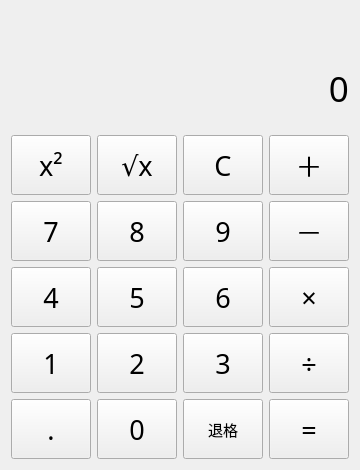
<?xml version="1.0" encoding="UTF-8"?>
<ui version="4.0">
 <class>FormMain</class>
 <widget class="QWidget" name="FormMain">
  <property name="geometry">
   <rect>
    <x>0</x>
    <y>0</y>
    <width>353</width>
    <height>460</height>
   </rect>
  </property>
  <property name="windowTitle">
   <string>计算器</string>
  </property>
  <layout class="QVBoxLayout" name="verticalLayout_2">
   <item>
    <layout class="QVBoxLayout" name="verticalLayout">
     <property name="sizeConstraint">
      <enum>QLayout::SetMaximumSize</enum>
     </property>
     <item>
      <widget class="QLabel" name="labexp">
       <property name="minimumSize">
        <size>
         <width>331</width>
         <height>31</height>
        </size>
       </property>
       <property name="maximumSize">
        <size>
         <width>16777215</width>
         <height>50</height>
        </size>
       </property>
       <property name="font">
        <font>
         <family>Microsoft YaHei</family>
         <pointsize>14</pointsize>
        </font>
       </property>
       <property name="text">
        <string/>
       </property>
       <property name="alignment">
        <set>Qt::AlignRight|Qt::AlignTrailing|Qt::AlignVCenter</set>
       </property>
      </widget>
     </item>
     <item>
      <widget class="QLabel" name="labout">
       <property name="minimumSize">
        <size>
         <width>331</width>
         <height>81</height>
        </size>
       </property>
       <property name="maximumSize">
        <size>
         <width>16777215</width>
         <height>150</height>
        </size>
       </property>
       <property name="font">
        <font>
         <family>Microsoft YaHei</family>
         <pointsize>26</pointsize>
        </font>
       </property>
       <property name="layoutDirection">
        <enum>Qt::LeftToRight</enum>
       </property>
       <property name="text">
        <string>0</string>
       </property>
       <property name="alignment">
        <set>Qt::AlignRight|Qt::AlignTrailing|Qt::AlignVCenter</set>
       </property>
      </widget>
     </item>
     <item>
      <layout class="QGridLayout" name="gridLayout">
       <item row="0" column="0">
        <widget class="QPushButton" name="btnsqr">
         <property name="sizePolicy">
          <sizepolicy hsizetype="Minimum" vsizetype="Minimum">
           <horstretch>0</horstretch>
           <verstretch>0</verstretch>
          </sizepolicy>
         </property>
         <property name="minimumSize">
          <size>
           <width>80</width>
           <height>60</height>
          </size>
         </property>
         <property name="font">
          <font>
           <family>Microsoft YaHei</family>
           <pointsize>20</pointsize>
          </font>
         </property>
         <property name="text">
          <string>x²</string>
         </property>
        </widget>
       </item>
       <item row="0" column="1">
        <widget class="QPushButton" name="btnevo">
         <property name="sizePolicy">
          <sizepolicy hsizetype="Minimum" vsizetype="Minimum">
           <horstretch>0</horstretch>
           <verstretch>0</verstretch>
          </sizepolicy>
         </property>
         <property name="minimumSize">
          <size>
           <width>80</width>
           <height>60</height>
          </size>
         </property>
         <property name="font">
          <font>
           <family>Microsoft YaHei</family>
           <pointsize>20</pointsize>
          </font>
         </property>
         <property name="text">
          <string>√x</string>
         </property>
        </widget>
       </item>
       <item row="0" column="2">
        <widget class="QPushButton" name="btnclear">
         <property name="sizePolicy">
          <sizepolicy hsizetype="Minimum" vsizetype="Minimum">
           <horstretch>0</horstretch>
           <verstretch>0</verstretch>
          </sizepolicy>
         </property>
         <property name="minimumSize">
          <size>
           <width>80</width>
           <height>60</height>
          </size>
         </property>
         <property name="font">
          <font>
           <family>Microsoft YaHei</family>
           <pointsize>20</pointsize>
          </font>
         </property>
         <property name="text">
          <string>C</string>
         </property>
        </widget>
       </item>
       <item row="0" column="3">
        <widget class="QPushButton" name="btnplus">
         <property name="sizePolicy">
          <sizepolicy hsizetype="Minimum" vsizetype="Minimum">
           <horstretch>0</horstretch>
           <verstretch>0</verstretch>
          </sizepolicy>
         </property>
         <property name="minimumSize">
          <size>
           <width>80</width>
           <height>60</height>
          </size>
         </property>
         <property name="font">
          <font>
           <family>Microsoft YaHei</family>
           <pointsize>20</pointsize>
          </font>
         </property>
         <property name="text">
          <string>＋</string>
         </property>
         <property name="shortcut">
          <string>+</string>
         </property>
        </widget>
       </item>
       <item row="1" column="0">
        <widget class="QPushButton" name="btn7">
         <property name="sizePolicy">
          <sizepolicy hsizetype="Minimum" vsizetype="Minimum">
           <horstretch>0</horstretch>
           <verstretch>0</verstretch>
          </sizepolicy>
         </property>
         <property name="minimumSize">
          <size>
           <width>80</width>
           <height>60</height>
          </size>
         </property>
         <property name="font">
          <font>
           <family>Microsoft YaHei</family>
           <pointsize>20</pointsize>
          </font>
         </property>
         <property name="text">
          <string>7</string>
         </property>
         <property name="shortcut">
          <string>7</string>
         </property>
        </widget>
       </item>
       <item row="1" column="1">
        <widget class="QPushButton" name="btn8">
         <property name="sizePolicy">
          <sizepolicy hsizetype="Minimum" vsizetype="Minimum">
           <horstretch>0</horstretch>
           <verstretch>0</verstretch>
          </sizepolicy>
         </property>
         <property name="minimumSize">
          <size>
           <width>80</width>
           <height>60</height>
          </size>
         </property>
         <property name="font">
          <font>
           <family>Microsoft YaHei</family>
           <pointsize>20</pointsize>
          </font>
         </property>
         <property name="text">
          <string>8</string>
         </property>
         <property name="shortcut">
          <string>8</string>
         </property>
        </widget>
       </item>
       <item row="1" column="2">
        <widget class="QPushButton" name="btn9">
         <property name="sizePolicy">
          <sizepolicy hsizetype="Minimum" vsizetype="Minimum">
           <horstretch>0</horstretch>
           <verstretch>0</verstretch>
          </sizepolicy>
         </property>
         <property name="minimumSize">
          <size>
           <width>80</width>
           <height>60</height>
          </size>
         </property>
         <property name="font">
          <font>
           <family>Microsoft YaHei</family>
           <pointsize>20</pointsize>
          </font>
         </property>
         <property name="text">
          <string>9</string>
         </property>
         <property name="shortcut">
          <string>9</string>
         </property>
        </widget>
       </item>
       <item row="1" column="3">
        <widget class="QPushButton" name="btnsub">
         <property name="sizePolicy">
          <sizepolicy hsizetype="Minimum" vsizetype="Minimum">
           <horstretch>0</horstretch>
           <verstretch>0</verstretch>
          </sizepolicy>
         </property>
         <property name="minimumSize">
          <size>
           <width>80</width>
           <height>60</height>
          </size>
         </property>
         <property name="font">
          <font>
           <family>Microsoft YaHei</family>
           <pointsize>20</pointsize>
          </font>
         </property>
         <property name="text">
          <string>－</string>
         </property>
         <property name="shortcut">
          <string>-</string>
         </property>
        </widget>
       </item>
       <item row="2" column="0">
        <widget class="QPushButton" name="btn4">
         <property name="sizePolicy">
          <sizepolicy hsizetype="Minimum" vsizetype="Minimum">
           <horstretch>0</horstretch>
           <verstretch>0</verstretch>
          </sizepolicy>
         </property>
         <property name="minimumSize">
          <size>
           <width>80</width>
           <height>60</height>
          </size>
         </property>
         <property name="font">
          <font>
           <family>Microsoft YaHei</family>
           <pointsize>20</pointsize>
          </font>
         </property>
         <property name="text">
          <string>4</string>
         </property>
         <property name="shortcut">
          <string>4</string>
         </property>
        </widget>
       </item>
       <item row="2" column="1">
        <widget class="QPushButton" name="btn5">
         <property name="sizePolicy">
          <sizepolicy hsizetype="Minimum" vsizetype="Minimum">
           <horstretch>0</horstretch>
           <verstretch>0</verstretch>
          </sizepolicy>
         </property>
         <property name="minimumSize">
          <size>
           <width>80</width>
           <height>60</height>
          </size>
         </property>
         <property name="font">
          <font>
           <family>Microsoft YaHei</family>
           <pointsize>20</pointsize>
          </font>
         </property>
         <property name="text">
          <string>5</string>
         </property>
         <property name="shortcut">
          <string>5</string>
         </property>
        </widget>
       </item>
       <item row="2" column="2">
        <widget class="QPushButton" name="btn6">
         <property name="sizePolicy">
          <sizepolicy hsizetype="Minimum" vsizetype="Minimum">
           <horstretch>0</horstretch>
           <verstretch>0</verstretch>
          </sizepolicy>
         </property>
         <property name="minimumSize">
          <size>
           <width>80</width>
           <height>60</height>
          </size>
         </property>
         <property name="font">
          <font>
           <family>Microsoft YaHei</family>
           <pointsize>20</pointsize>
          </font>
         </property>
         <property name="text">
          <string>6</string>
         </property>
         <property name="shortcut">
          <string>6</string>
         </property>
        </widget>
       </item>
       <item row="2" column="3">
        <widget class="QPushButton" name="btnmulti">
         <property name="sizePolicy">
          <sizepolicy hsizetype="Minimum" vsizetype="Minimum">
           <horstretch>0</horstretch>
           <verstretch>0</verstretch>
          </sizepolicy>
         </property>
         <property name="minimumSize">
          <size>
           <width>80</width>
           <height>60</height>
          </size>
         </property>
         <property name="font">
          <font>
           <family>Microsoft YaHei</family>
           <pointsize>20</pointsize>
          </font>
         </property>
         <property name="text">
          <string>×</string>
         </property>
         <property name="shortcut">
          <string>*</string>
         </property>
        </widget>
       </item>
       <item row="3" column="0">
        <widget class="QPushButton" name="btn1">
         <property name="sizePolicy">
          <sizepolicy hsizetype="Minimum" vsizetype="Minimum">
           <horstretch>0</horstretch>
           <verstretch>0</verstretch>
          </sizepolicy>
         </property>
         <property name="minimumSize">
          <size>
           <width>80</width>
           <height>60</height>
          </size>
         </property>
         <property name="font">
          <font>
           <family>Microsoft YaHei</family>
           <pointsize>20</pointsize>
          </font>
         </property>
         <property name="text">
          <string>1</string>
         </property>
         <property name="shortcut">
          <string>1</string>
         </property>
        </widget>
       </item>
       <item row="3" column="1">
        <widget class="QPushButton" name="btn2">
         <property name="sizePolicy">
          <sizepolicy hsizetype="Minimum" vsizetype="Minimum">
           <horstretch>0</horstretch>
           <verstretch>0</verstretch>
          </sizepolicy>
         </property>
         <property name="minimumSize">
          <size>
           <width>80</width>
           <height>60</height>
          </size>
         </property>
         <property name="font">
          <font>
           <family>Microsoft YaHei</family>
           <pointsize>20</pointsize>
          </font>
         </property>
         <property name="text">
          <string>2</string>
         </property>
         <property name="shortcut">
          <string>2</string>
         </property>
        </widget>
       </item>
       <item row="3" column="2">
        <widget class="QPushButton" name="btn3">
         <property name="sizePolicy">
          <sizepolicy hsizetype="Minimum" vsizetype="Minimum">
           <horstretch>0</horstretch>
           <verstretch>0</verstretch>
          </sizepolicy>
         </property>
         <property name="minimumSize">
          <size>
           <width>80</width>
           <height>60</height>
          </size>
         </property>
         <property name="font">
          <font>
           <family>Microsoft YaHei</family>
           <pointsize>20</pointsize>
          </font>
         </property>
         <property name="text">
          <string>3</string>
         </property>
         <property name="shortcut">
          <string>3</string>
         </property>
        </widget>
       </item>
       <item row="3" column="3">
        <widget class="QPushButton" name="btndivide">
         <property name="sizePolicy">
          <sizepolicy hsizetype="Minimum" vsizetype="Minimum">
           <horstretch>0</horstretch>
           <verstretch>0</verstretch>
          </sizepolicy>
         </property>
         <property name="minimumSize">
          <size>
           <width>80</width>
           <height>60</height>
          </size>
         </property>
         <property name="font">
          <font>
           <family>Microsoft YaHei</family>
           <pointsize>20</pointsize>
          </font>
         </property>
         <property name="text">
          <string>÷</string>
         </property>
         <property name="shortcut">
          <string>/</string>
         </property>
        </widget>
       </item>
       <item row="4" column="0">
        <widget class="QPushButton" name="btndot">
         <property name="sizePolicy">
          <sizepolicy hsizetype="Minimum" vsizetype="Minimum">
           <horstretch>0</horstretch>
           <verstretch>0</verstretch>
          </sizepolicy>
         </property>
         <property name="minimumSize">
          <size>
           <width>80</width>
           <height>60</height>
          </size>
         </property>
         <property name="font">
          <font>
           <family>Microsoft YaHei</family>
           <pointsize>20</pointsize>
          </font>
         </property>
         <property name="text">
          <string>.</string>
         </property>
         <property name="shortcut">
          <string>.</string>
         </property>
        </widget>
       </item>
       <item row="4" column="1">
        <widget class="QPushButton" name="btn0">
         <property name="sizePolicy">
          <sizepolicy hsizetype="Minimum" vsizetype="Minimum">
           <horstretch>0</horstretch>
           <verstretch>0</verstretch>
          </sizepolicy>
         </property>
         <property name="minimumSize">
          <size>
           <width>80</width>
           <height>60</height>
          </size>
         </property>
         <property name="font">
          <font>
           <family>Microsoft YaHei</family>
           <pointsize>20</pointsize>
          </font>
         </property>
         <property name="text">
          <string>0</string>
         </property>
         <property name="shortcut">
          <string>0</string>
         </property>
        </widget>
       </item>
       <item row="4" column="3">
        <widget class="QPushButton" name="btnequal">
         <property name="sizePolicy">
          <sizepolicy hsizetype="Minimum" vsizetype="Minimum">
           <horstretch>0</horstretch>
           <verstretch>0</verstretch>
          </sizepolicy>
         </property>
         <property name="minimumSize">
          <size>
           <width>80</width>
           <height>60</height>
          </size>
         </property>
         <property name="font">
          <font>
           <family>Microsoft YaHei</family>
           <pointsize>20</pointsize>
          </font>
         </property>
         <property name="text">
          <string>=</string>
         </property>
         <property name="shortcut">
          <string>Return</string>
         </property>
        </widget>
       </item>
       <item row="4" column="2">
        <widget class="QPushButton" name="btnbksp">
         <property name="sizePolicy">
          <sizepolicy hsizetype="Minimum" vsizetype="Minimum">
           <horstretch>0</horstretch>
           <verstretch>0</verstretch>
          </sizepolicy>
         </property>
         <property name="minimumSize">
          <size>
           <width>80</width>
           <height>60</height>
          </size>
         </property>
         <property name="font">
          <font>
           <family>Microsoft YaHei</family>
           <pointsize>11</pointsize>
          </font>
         </property>
         <property name="text">
          <string>退格</string>
         </property>
         <property name="shortcut">
          <string>Backspace</string>
         </property>
        </widget>
       </item>
      </layout>
     </item>
    </layout>
   </item>
  </layout>
 </widget>
 <resources/>
 <connections/>
</ui>
